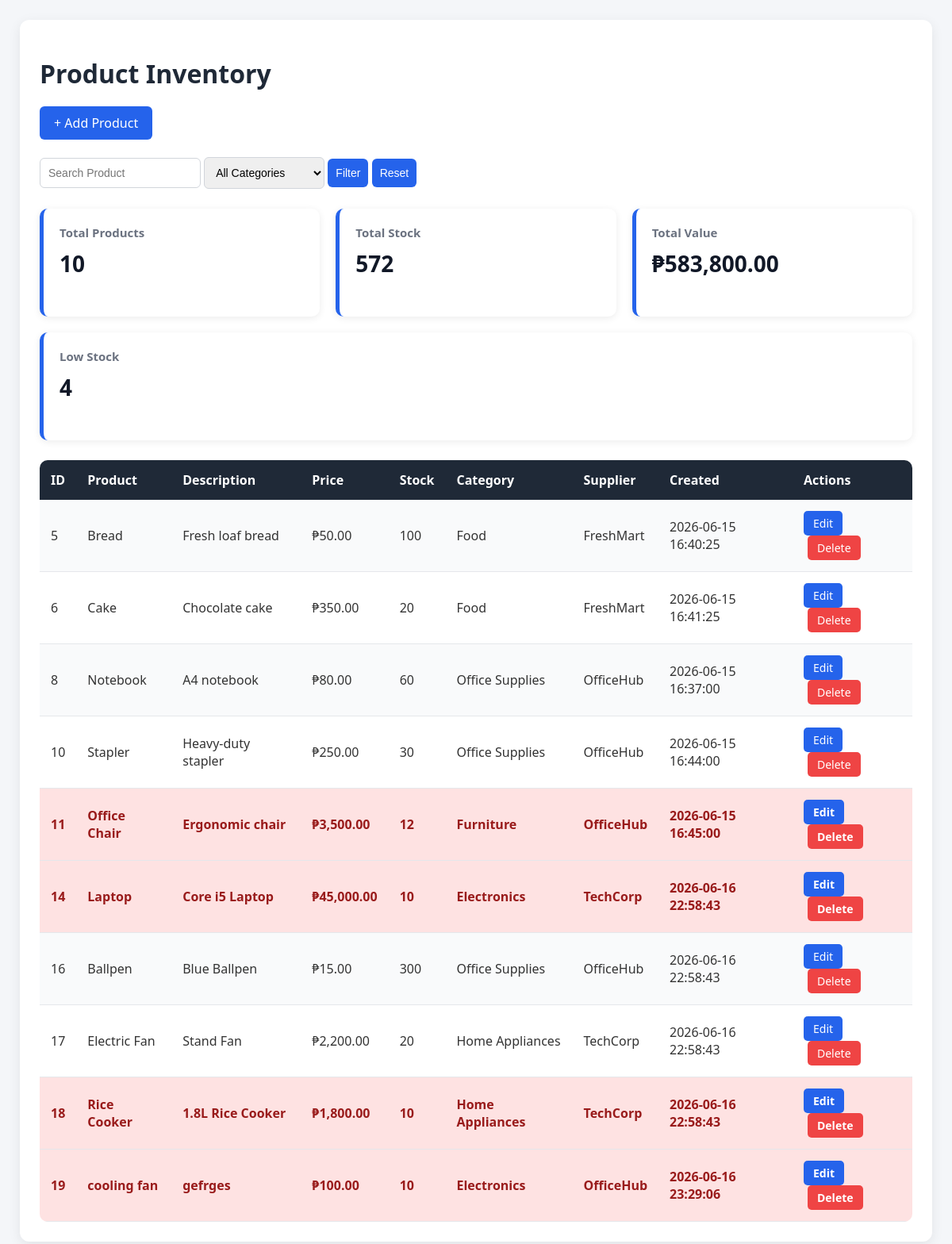
The page / on the database its author committed.
### tables this page shows
CREATE TABLE `products` (
  `id` int(11) NOT NULL,
  `name` varchar(150) NOT NULL,
  `description` text DEFAULT NULL,
  `price` decimal(10,2) NOT NULL,
  `stock` int(11) NOT NULL DEFAULT 0,
  `category_id` int(11) NOT NULL,
  `supplier_id` int(11) NOT NULL,
  `created_at` timestamp NOT NULL DEFAULT current_timestamp()
);

CREATE TABLE `categories` (
  `id` int(11) NOT NULL,
  `name` varchar(100) NOT NULL
);

CREATE TABLE `suppliers` (
  `id` int(11) NOT NULL,
  `name` varchar(100) NOT NULL,
  `contact_person` varchar(100) DEFAULT NULL,
  `phone` varchar(20) DEFAULT NULL
);

### index.php (the view, shortened to what this page needs)
<?php
include 'config.php';
$search = $_GET['search'] ?? '';
$sql = "
SELECT
    p.id,
    p.name AS product_name,
    p.description,
    p.price,
    p.stock,
    p.category_id,
    p.supplier_id,
    p.created_at,
    c.name AS category,
    s.name AS supplier
FROM products p
JOIN categories c ON p.category_id = c.id
JOIN suppliers s ON p.supplier_id = s.id
WHERE 1=1
";
$sql .= " ORDER BY p.id ASC";
$result = $conn->query($sql);
$statsSql = "
SELECT
    COUNT(*) AS total_products,
    SUM(stock) AS total_stock,
    SUM(price * stock) AS total_value,
    SUM(CASE WHEN stock < 20 THEN 1 ELSE 0 END) AS low_stock
FROM products p
JOIN categories c ON p.category_id = c.id
WHERE 1=1
";
$stats = $conn->query($statsSql)->fetch_assoc();
?>
<!DOCTYPE html>
<html>
<head>
    <link rel="stylesheet" href="style.css">
</head>
<body>
<div class="container">
    <h1>Product Inventory</h1>
    <a href="add.php" class="add-btn">
        + Add Product
    </a>
    <br><br>
    <form method="GET">
        <input
            type="text"
            name="search"
            placeholder="Search Product"
            value="<?= htmlspecialchars($search) ?>"
        >
        <select name="category">
            <option value="">
                All Categories
            </option>
        </select>
        <button type="submit">
            Filter
        </button>
        <a href="index.php">
            <button type="button">
                Reset
            </button>
        </a>
    </form>
    <div class="cards">
        <div class="card">
            <h3>Total Products</h3>
            <p><?= $stats['total_products'] ?? 0 ?></p>
        </div>
        <div class="card">
            <h3>Total Stock</h3>
            <p><?= $stats['total_stock'] ?? 0 ?></p>
        </div>
        <div class="card">
            <h3>Total Value</h3>
            <p>
                ₱<?= number_format($stats['total_value'] ?? 0, 2) ?>
            </p>
        </div>
        <div class="card">
            <h3>Low Stock</h3>
            <p><?= $stats['low_stock'] ?? 0 ?></p>
        </div>
    </div>
    <table>
        <tr>
            <th>ID</th>
            <th>Product</th>
            <th>Description</th>
            <th>Price</th>
            <th>Stock</th>
            <th>Category</th>
            <th>Supplier</th>
            <th>Created</th>
            <th>Actions</th>
        </tr>
        <?php while($row = $result->fetch_assoc()): ?>
        <tr class="<?= ($row['stock'] < 20) ? 'low-stock' : '' ?>">
            <td><?= $row['id'] ?></td>
            <td><?= htmlspecialchars($row['product_name']) ?></td>
            <td><?= htmlspecialchars($row['description']) ?></td>
            <td>
                ₱<?= number_format($row['price'], 2) ?>
            </td>
            <td><?= $row['stock'] ?></td>
            <td><?= htmlspecialchars($row['category']) ?></td>
            <td><?= htmlspecialchars($row['supplier']) ?></td>
            <td><?= $row['created_at'] ?></td>
            <td>
    <a href="edit.php?id=<?= $row['id'] ?>" class="btn edit-btn">
        Edit
    </a>
    <a href="delete.php?id=<?= $row['id'] ?>" class="btn delete-btn"
       onclick="return confirm('Delete this product?')">
        Delete
    </a>
</td>
        </tr>
        <?php endwhile; ?>
    </table>
</div>
</body>
</html>

### style.css (style rules this page uses)
body { font-family: 'Segoe UI', Arial, sans-serif; margin: 0; padding: 25px; background: #f4f6f9; color: #333; }
.container { max-width: 1300px; margin: auto; background: #ffffff; padding: 25px; border-radius: 12px; box-shadow: 0 4px 15px rgba(0,0,0,0.08); }
h1, h2 { color: #1f2937; margin-bottom: 20px; }
.add-btn { display: inline-block; padding: 10px 18px; background: #2563eb; color: white; text-decoration: none; border-radius: 6px; transition: .3s; }
input, select, button { padding: 10px; border: 1px solid #d1d5db; border-radius: 6px; font-size: 14px; }
button { background: #2563eb; color: white; border: none; cursor: pointer; }
.cards { display: flex; gap: 20px; flex-wrap: wrap; margin: 25px 0; }
.card { flex: 1; min-width: 220px; background: white; border-radius: 10px; padding: 20px; border-left: 5px solid #2563eb; box-shadow: 0 2px 10px rgba(0,0,0,.08); }
.card h3 { margin: 0; color: #6b7280; font-size: 15px; }
.card p { margin-top: 10px; font-size: 28px; font-weight: 700; color: #111827; }
table { width: 100%; border-collapse: collapse; background: white; border-radius: 10px; overflow: hidden; }
th { background: #1f2937; color: white; padding: 14px; text-align: left; }
td { padding: 14px; border-bottom: 1px solid #e5e7eb; }
tr:nth-child(even) { background: #f9fafb; }
.low-stock { background: #fee2e2 !important; color: #991b1b; font-weight: 600; }
.edit-btn { background:#2563eb; color:white; padding:6px 12px; text-decoration:none; border-radius:5px; }
.delete-btn { background: #ef4444; color: white; padding: 6px 12px; text-decoration: none; border-radius: 5px; margin-left: 5px; display: inline-block; transition: .3s; }
.btn { display: inline-block; padding: 6px 12px; border-radius: 5px; text-decoration: none; font-size: 14px; transition: .3s; }

### rows shown on the page
products: id "5", name "Bread", description "Fresh loaf bread", price "50.00", stock "100", category.name "Food", supplier.name "FreshMart", created_at "2026-06-15 16:40:25"
products: id "6", name "Cake", description "Chocolate cake", price "350.00", stock "20", category.name "Food", supplier.name "FreshMart", created_at "2026-06-15 16:41:25"
products: id "8", name "Notebook", description "A4 notebook", price "80.00", stock "60", category.name "Office Supplies", supplier.name "OfficeHub", created_at "2026-06-15 16:37:00"
products: id "10", name "Stapler", description "Heavy-duty stapler", price "250.00", stock "30", category.name "Office Supplies", supplier.name "OfficeHub", created_at "2026-06-15 16:44:00"
products: id "11", name "Office Chair", description "Ergonomic chair", price "3,500.00", stock "12", category.name "Furniture", supplier.name "OfficeHub", created_at "2026-06-15 16:45:00"
products: id "14", name "Laptop", description "Core i5 Laptop", price "45,000.00", stock "10", category.name "Electronics", supplier.name "TechCorp", created_at "2026-06-16 22:58:43"
products: id "16", name "Ballpen", description "Blue Ballpen", price "15.00", stock "300", category.name "Office Supplies", supplier.name "OfficeHub", created_at "2026-06-16 22:58:43"
products: id "17", name "Electric Fan", description "Stand Fan", price "2,200.00", stock "20", category.name "Home Appliances", supplier.name "TechCorp", created_at "2026-06-16 22:58:43"
products: id "18", name "Rice Cooker", description "1.8L Rice Cooker", price "1,800.00", stock "10", category.name "Home Appliances", supplier.name "TechCorp", created_at "2026-06-16 22:58:43"
products: id "19", name "cooling fan", description "gefrges", price "100.00", stock "10", category.name "Electronics", supplier.name "OfficeHub", created_at "2026-06-16 23:29:06"

### other values the page prints
$stats['total_products'] "10"
$stats['total_stock'] "572"
$stats['total_value'] "583,800.00"
$stats['low_stock'] "4"
